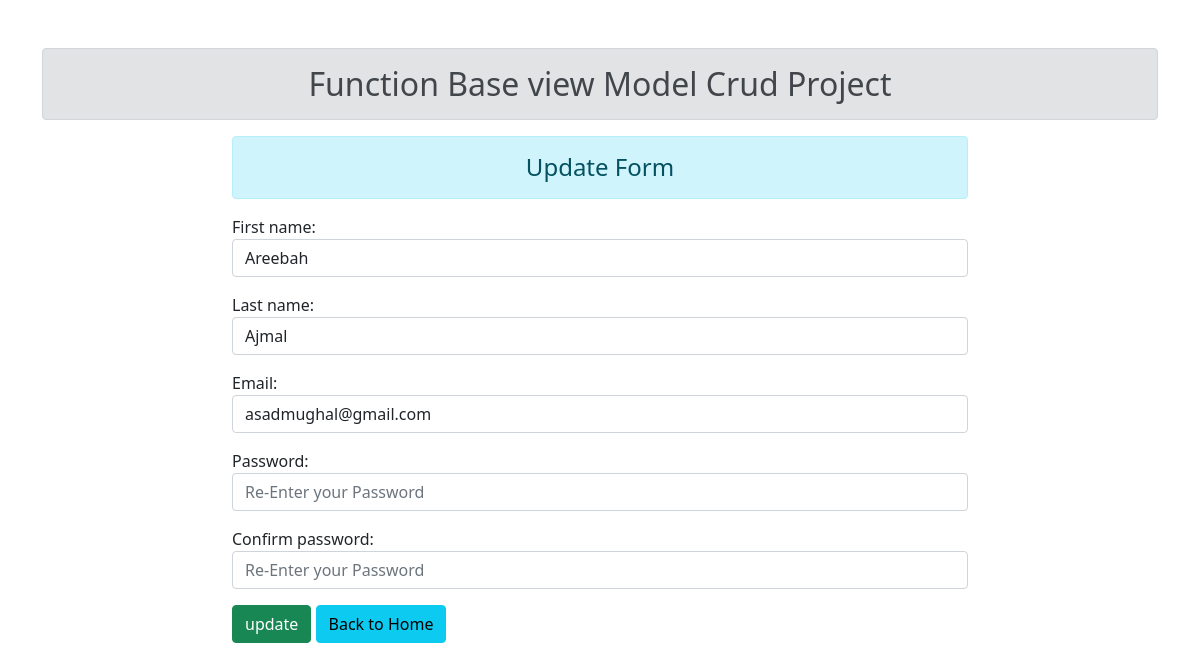
Page /6 on the committed database.
### CRUD/models.py (models this page shows)
class App_Users(models.Model):
    First_Name = models.CharField(max_length = 30)
    Last_name = models.CharField(max_length = 30)
    email = models.EmailField(max_length = 20)
    password = models.CharField(max_length = 30)
    confirm_Password = models.CharField(max_length = 30)

### CRUD/views.py (the view)
# urls.py: path('<int:id>',views.update_form,name='update_form'),
def update_form(request,id):
    if request.method == 'POST':
        data = App_Users.objects.get(pk=id)
        form = User_registeration(request.POST, instance=data)
        if form.is_valid():
            form.save()
            messages.success(request,"User updated Successfully!")
    else:
        data =  App_Users.objects.get(pk=id)
        form = User_registeration(instance=data)
    return render(request, 'update.html',{'form':form})

### CRUD/forms.py
class User_registeration(forms.ModelForm):
    First_Name = forms.CharField(widget=forms.TextInput(attrs={'class':'form-control', 'placeholder':'Enter your First Name'}))
    Last_name = forms.CharField(widget=forms.TextInput(attrs={'class':'form-control', 'placeholder':'Enter your Last Name'}))
    email = forms.CharField(widget=forms.EmailInput(attrs={'class':'form-control', 'autocomplete':'off', 'placeholder':'Enter your Email'}))
    password = forms.CharField(widget=forms.PasswordInput(attrs={'class':'form-control', 'placeholder':'Re-Enter your Password'}))
    confirm_Password = forms.CharField(widget=forms.PasswordInput(attrs={'class':'form-control','placeholder':'Re-Enter your Password'}))
    class Meta:
        model = App_Users
        fields = ['First_Name','Last_name','email','password', 'confirm_Password']

### CRUD/templates/update.html (shortened to what this page needs)
{% extends 'base.html' %}
{% block content %}
<div class="row">
    <div class="col-sm-8 offset-2">
        <h4 class="alert alert-info text-center">Update Form</h4>
        <form action="" method="POST">
            {{form.as_p}}
            <input type="submit" class="btn btn-success" value="update">
            <a href="{% url 'add_user'%}" class="btn btn-info">Back to Home</a>
        </form>
    </div>
</div>
{% endblock content %}

### rows in the picture
App_Users: First_Name "Areebah", Last_name "Ajmal", email "asadmughal@gmail.com"
